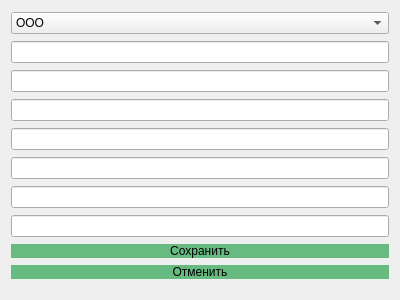
<?xml version="1.0" encoding="UTF-8"?>
<ui version="4.0">
 <class>EditPartnerDialog</class>
 <widget class="QDialog" name="EditPartnerDialog">
  <property name="enabled">
   <bool>true</bool>
  </property>
  <property name="geometry">
   <rect>
    <x>0</x>
    <y>0</y>
    <width>400</width>
    <height>300</height>
   </rect>
  </property>
  <property name="minimumSize">
   <size>
    <width>400</width>
    <height>300</height>
   </size>
  </property>
  <property name="maximumSize">
   <size>
    <width>400</width>
    <height>300</height>
   </size>
  </property>
  <property name="windowTitle">
   <string>Dialog</string>
  </property>
  <property name="windowIcon">
   <iconset>
    <normaloff>../icons/Master_pol.ico</normaloff>../icons/Master_pol.ico</iconset>
  </property>
  <property name="styleSheet">
   <string notr="true">QPushButton{
	background-color: #67BA80;
	border: none
}</string>
  </property>
  <layout class="QVBoxLayout" name="verticalLayout_2">
   <item>
    <widget class="QComboBox" name="type_input">
     <item>
      <property name="text">
       <string>ООО</string>
      </property>
     </item>
     <item>
      <property name="text">
       <string>ОАО</string>
      </property>
     </item>
     <item>
      <property name="text">
       <string>ЗАО</string>
      </property>
     </item>
     <item>
      <property name="text">
       <string>ПАО</string>
      </property>
     </item>
    </widget>
   </item>
   <item>
    <widget class="QLineEdit" name="name_input"/>
   </item>
   <item>
    <widget class="QLineEdit" name="boss_name_input"/>
   </item>
   <item>
    <widget class="QLineEdit" name="email_input"/>
   </item>
   <item>
    <widget class="QLineEdit" name="phone_number_input"/>
   </item>
   <item>
    <widget class="QLineEdit" name="address_input"/>
   </item>
   <item>
    <widget class="QLineEdit" name="inn_input"/>
   </item>
   <item>
    <widget class="QLineEdit" name="rate_input"/>
   </item>
   <item>
    <widget class="QPushButton" name="save_button">
     <property name="text">
      <string>Сохранить</string>
     </property>
    </widget>
   </item>
   <item>
    <widget class="QPushButton" name="cancel_button">
     <property name="text">
      <string>Отменить</string>
     </property>
    </widget>
   </item>
  </layout>
 </widget>
 <resources/>
 <connections/>
</ui>
